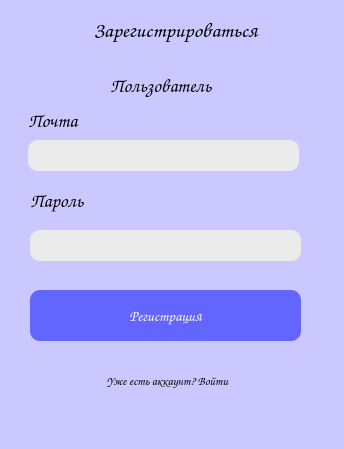
<?xml version="1.0" encoding="UTF-8"?>
<ui version="4.0">
 <class>MainWindow</class>
 <widget class="QMainWindow" name="MainWindow">
  <property name="geometry">
   <rect>
    <x>0</x>
    <y>0</y>
    <width>344</width>
    <height>449</height>
   </rect>
  </property>
  <property name="windowTitle">
   <string>MainWindow</string>
  </property>
  <property name="styleSheet">
   <string notr="true">background-color: rgb(202, 200, 255);
</string>
  </property>
  <widget class="QWidget" name="centralwidget">
   <widget class="QLabel" name="label">
    <property name="geometry">
     <rect>
      <x>40</x>
      <y>10</y>
      <width>271</width>
      <height>41</height>
     </rect>
    </property>
    <property name="font">
     <font>
      <family>Comic Sans MS</family>
      <pointsize>16</pointsize>
      <bold>true</bold>
     </font>
    </property>
    <property name="text">
     <string>Зарегистрироваться</string>
    </property>
    <property name="alignment">
     <set>Qt::AlignCenter</set>
    </property>
   </widget>
   <widget class="QLabel" name="label_4">
    <property name="geometry">
     <rect>
      <x>28</x>
      <y>110</y>
      <width>81</width>
      <height>21</height>
     </rect>
    </property>
    <property name="font">
     <font>
      <family>Comic Sans MS</family>
      <pointsize>14</pointsize>
     </font>
    </property>
    <property name="text">
     <string>Почта</string>
    </property>
   </widget>
   <widget class="QLabel" name="label_5">
    <property name="geometry">
     <rect>
      <x>30</x>
      <y>180</y>
      <width>91</width>
      <height>41</height>
     </rect>
    </property>
    <property name="font">
     <font>
      <family>Comic Sans MS</family>
      <pointsize>14</pointsize>
     </font>
    </property>
    <property name="text">
     <string>Пароль</string>
    </property>
   </widget>
   <widget class="QTextEdit" name="inputEmail">
    <property name="geometry">
     <rect>
      <x>28</x>
      <y>140</y>
      <width>271</width>
      <height>31</height>
     </rect>
    </property>
    <property name="font">
     <font>
      <family>Comic Sans MS</family>
      <pointsize>12</pointsize>
     </font>
    </property>
    <property name="styleSheet">
     <string notr="true">background-color: rgb(235, 235, 235);
border-radius:10%</string>
    </property>
   </widget>
   <widget class="QPushButton" name="btnRegistrate">
    <property name="geometry">
     <rect>
      <x>30</x>
      <y>290</y>
      <width>271</width>
      <height>51</height>
     </rect>
    </property>
    <property name="font">
     <font>
      <family>Comic Sans MS</family>
      <pointsize>11</pointsize>
     </font>
    </property>
    <property name="cursor">
     <cursorShape>PointingHandCursor</cursorShape>
    </property>
    <property name="styleSheet">
     <string notr="true">background-color: rgb(99, 101, 255);
color: rgb(255, 255, 255);
border-radius:10%
</string>
    </property>
    <property name="text">
     <string>Регистрация</string>
    </property>
   </widget>
   <widget class="QPushButton" name="btnToLogInPage">
    <property name="geometry">
     <rect>
      <x>32</x>
      <y>360</y>
      <width>271</width>
      <height>41</height>
     </rect>
    </property>
    <property name="font">
     <font>
      <family>Comic Sans MS</family>
      <pointsize>9</pointsize>
     </font>
    </property>
    <property name="cursor">
     <cursorShape>PointingHandCursor</cursorShape>
    </property>
    <property name="text">
     <string>Уже есть аккаунт? Войти</string>
    </property>
    <property name="flat">
     <bool>true</bool>
    </property>
   </widget>
   <widget class="QLabel" name="label_6">
    <property name="geometry">
     <rect>
      <x>110</x>
      <y>70</y>
      <width>171</width>
      <height>31</height>
     </rect>
    </property>
    <property name="font">
     <font>
      <family>Comic Sans MS</family>
      <pointsize>14</pointsize>
      <bold>true</bold>
     </font>
    </property>
    <property name="text">
     <string>Пользователь</string>
    </property>
   </widget>
   <widget class="QLineEdit" name="inputPassword">
    <property name="geometry">
     <rect>
      <x>30</x>
      <y>230</y>
      <width>271</width>
      <height>31</height>
     </rect>
    </property>
    <property name="font">
     <font>
      <pointsize>12</pointsize>
     </font>
    </property>
    <property name="styleSheet">
     <string notr="true">background-color: rgb(235, 235, 235);
border-radius:10%</string>
    </property>
   </widget>
  </widget>
  <widget class="QMenuBar" name="menubar">
   <property name="geometry">
    <rect>
     <x>0</x>
     <y>0</y>
     <width>344</width>
     <height>22</height>
    </rect>
   </property>
  </widget>
  <widget class="QStatusBar" name="statusbar"/>
 </widget>
 <resources/>
 <connections/>
</ui>
